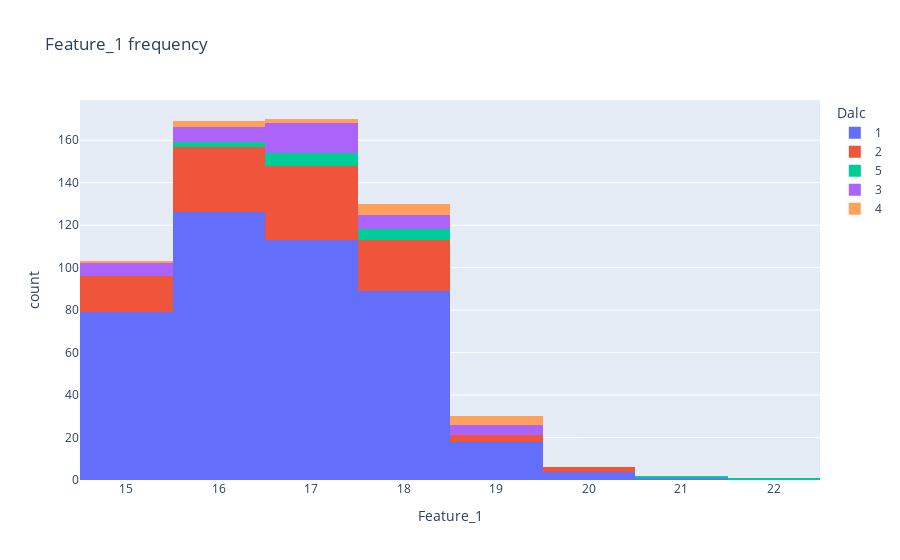

Write notebook code for a chart like this one.
### Markdown cell above
Feature_1 has values ranging from 15-22 indicating lesser chances of any index or grading scheme

### Code cell
fig = px.histogram(df,x='Feature_1',color='Dalc',title='Feature_1 frequency')
fig.show()

### Figure 1 — Plotly figure (JSON) as saved in the notebook; plotly's stock layout.template omitted (floating-point values rounded to 4 significant figures; data arrays with more than 128 entries replaced by an {"elided": "..."} marker saying what was removed)
{"data": [{"bingroup": "x", "hovertemplate": "Dalc=1<br>Feature_1=%{x}<br>count=%{y}<extra></extra>", "legendgroup": "1", "marker": {"color": "#636efa", "pattern": {"shape": ""}}, "name": "1", "orientation": "v", "showlegend": true, "type": "histogram", "x": {"elided": "451 float values"}, "xaxis": "x", "yaxis": "y"}, {"bingroup": "x", "hovertemplate": "Dalc=2<br>Feature_1=%{x}<br>count=%{y}<extra></extra>", "legendgroup": "2", "marker": {"color": "#EF553B", "pattern": {"shape": ""}}, "name": "2", "orientation": "v", "showlegend": true, "type": "histogram", "x": [15.0, 17.0, 16.0, NaN, 15.0, 16.0, 15.0, 16.0, 15.0, 16.0, 16.0, 15.0, 15.0, 15.0, 16.0, 16.0, 15.0, NaN, 15.0, 16.0, 16.0, 16.0, 15.0, 17.0, 15.0, 16.0, 15.0, 16.0, 15.0, NaN, NaN, 17.0, NaN, 16.0, 16.0, 16.0, 17.0, 17.0, 17.0, 17.0, 16.0, 18.0, 17.0, 18.0, 16.0, 18.0, 17.0, 17.0, NaN, 18.0, 18.0, 17.0, 18.0, 17.0, 18.0, 17.0, NaN, 18.0, 17.0, 19.0, 18.0, 17.0, 17.0, 17.0, 18.0, 17.0, 17.0, 17.0, 18.0, 17.0, 18.0, 19.0, 17.0, 17.0, 18.0, 18.0, 18.0, 17.0, 17.0, 15.0, 17.0, 17.0, 15.0, 16.0, NaN, 18.0, 16.0, 16.0, 15.0, 16.0, 20.0, 16.0, 16.0, 16.0, 15.0, 16.0, 16.0, 17.0, 16.0, 17.0, NaN, 17.0, 17.0, 16.0, 17.0, 16.0, 16.0, 18.0, 18.0, 16.0, 20.0, 17.0, 18.0, 17.0, 18.0, 19.0, 18.0, 18.0, 18.0, 17.0, 18.0], "xaxis": "x", "yaxis": "y"}, {"bingroup": "x", "hovertemplate": "Dalc=5<br>Feature_1=%{x}<br>count=%{y}<extra></extra>", "legendgroup": "5", "marker": {"color": "#00cc96", "pattern": {"shape": ""}}, "name": "5", "orientation": "v", "showlegend": true, "type": "histogram", "x": [NaN, 16.0, NaN, 16.0, 18.0, 18.0, 17.0, 22.0, 17.0, 21.0, 17.0, 17.0, 17.0, 18.0, 17.0, 18.0, 18.0], "xaxis": "x", "yaxis": "y"}, {"bingroup": "x", "hovertemplate": "Dalc=3<br>Feature_1=%{x}<br>count=%{y}<extra></extra>", "legendgroup": "3", "marker": {"color": "#ab63fa", "pattern": {"shape": ""}}, "name": "3", "orientation": "v", "showlegend": true, "type": "histogram", "x": [15.0, 15.0, 16.0, NaN, 15.0, 16.0, 16.0, 17.0, 16.0, 16.0, NaN, 16.0, 17.0, 18.0, 18.0, 17.0, 19.0, 17.0, 18.0, NaN, 17.0, 19.0, 15.0, 15.0, 16.0, 15.0, 18.0, 17.0, 17.0, 17.0, 17.0, 17.0, 17.0, 19.0, 17.0, 18.0, 19.0, 19.0, 17.0, 17.0, 18.0, NaN, 18.0], "xaxis": "x", "yaxis": "y"}, {"bingroup": "x", "hovertemplate": "Dalc=4<br>Feature_1=%{x}<br>count=%{y}<extra></extra>", "legendgroup": "4", "marker": {"color": "#FFA15A", "pattern": {"shape": ""}}, "name": "4", "orientation": "v", "showlegend": true, "type": "histogram", "x": [15.0, NaN, 16.0, 17.0, 17.0, NaN, 18.0, 18.0, 19.0, 19.0, 19.0, 18.0, 16.0, 16.0, 19.0, 18.0, 18.0], "xaxis": "x", "yaxis": "y"}], "layout": {"barmode": "relative", "legend": {"title": {"text": "Dalc"}, "tracegroupgap": 0}, "title": {"text": "Feature_1 frequency"}, "xaxis": {"anchor": "y", "domain": [0, 1], "title": {"text": "Feature_1"}}, "yaxis": {"anchor": "x", "domain": [0, 1], "title": {"text": "count"}}}}
